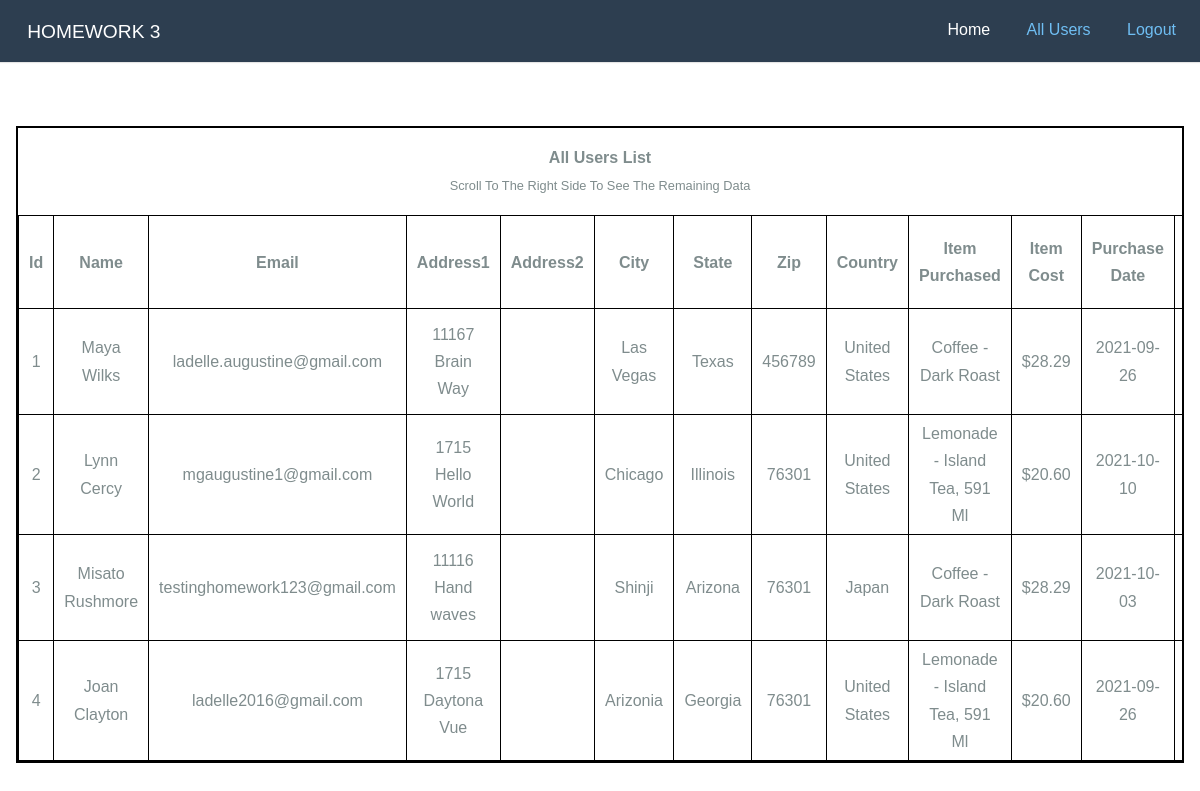
The app's page /tables.php (signed in) with its own data.
### tables this page shows
CREATE TABLE `users` (
  `uid` int(11) NOT NULL,
  `roleID` int(11) NOT NULL DEFAULT 1,
  `username` varchar(512) NOT NULL,
  `password` varchar(512) NOT NULL,
  `token` varchar(512) DEFAULT NULL
);

CREATE TABLE `profiles` (
  `id` int(50) NOT NULL,
  `uid` int(11) NOT NULL,
  `first_name` varchar(40) NOT NULL,
  `last_name` varchar(40) NOT NULL,
  `email_address` varchar(64) NOT NULL,
  `address_one` varchar(80) NOT NULL,
  `address_two` varchar(80) NOT NULL,
  `city` varchar(40) NOT NULL,
  `state` varchar(50) NOT NULL,
  `zip` int(10) NOT NULL,
  `country` varchar(80) NOT NULL
);

CREATE TABLE `products` (
  `pid` int(11) NOT NULL,
  `product_name` varchar(60) NOT NULL,
  `sku` varchar(50) NOT NULL,
  `price` varchar(50) NOT NULL
);

CREATE TABLE `purchased_info` (
  `id` int(11) NOT NULL,
  `uid` int(11) NOT NULL,
  `pid` int(11) NOT NULL,
  `purchase_date` date NOT NULL,
  `serial_number` varchar(30) NOT NULL,
  `used_for` varchar(40) NOT NULL,
  `op_sys` varchar(40) NOT NULL,
  `comments` text NOT NULL
);

### lib/connection.php (called while the page is built, shortened)
<?php
class Connection{
    protected $db;
    protected $table;
    public function __construct(){
        $this->db = new mysqli(DB_HOST,DB_USER,DB_PASS,DB_NAME);
    }
    public function get($where = array(),$wherekey=null,$limit = null){
        $sel = "SELECT * FROM ".$this->table." ";
        if(is_array($where)){
            $i = 0;
            foreach($where as $key => $value){
                $i++;
                if($i == 1){
                    $sel .= " WHERE ".$key." = '".$value."' ";
                }
                else{
                    $sel .= " AND ".$key." = '".$value."'";
                }
            }
        }
        if($limit != null){
            $sel .= " ".$limit;
        }
        $qry = $this->db->query($sel);
        $rows = array();
        while($row = $qry->fetch_assoc()){
            $rows[] = $row;
        }
        return $rows;
    }
}

### lib/user.php (called while the page is built, shortened)
<?php
$user = new User();

### lib/profile.php (called while the page is built, shortened)
<?php
$profile = new Profile();

### lib/product.php (called while the page is built, shortened)
<?php
$product = new Product();

### lib/purchase.php (called while the page is built, shortened)
<?php
$purchase = new Purchase();

### auth.php (called while the page is built, shortened)
<?php
if(isset($_SESSION['user'])){
    $us_id = $_SESSION['user'];
    $us = $user->get(['uid'=>$us_id]);
}
else{
    $error['email'] = 'Login Required To Access This Page';
    header('location:login.php');
}

### tables.php (the view, shortened to what this page needs)
<?php
    include('header.php');
    include('auth.php');
    if($udata['roleID'] == 2 || $udata['roleID'] == 3){
        if($udata['roleID'] == 2){
            $users = $user->get(['roleID'=>1],'','order by uid desc');
        }
        else{
            $users = $user->get([],'','order by uid desc');
        }
    }
    else{
        header('location:edit.php');
    }
?>
<div class="">
    <div class="content">
		<div class="container" style="max-width:inherit !important;padding:0;width:100%;overflow-y: scroll;">
            <p style="text-align:center;"><b>All Users List</b><br>
            <small>Scroll To The Right Side To See The Remaining Data</small>
        </p>
            <table class="" style="width:100%;overflow:scroll;">
                <thead>
                    <tr>
                        <th>Id</th>
                        <th>Name</th>
                        <th>Email</th>
                        <th>Address1</th>
                        <th>Address2</th>
                        <th>City</th>
                        <th>State</th>
                        <th>Zip</th>
                        <th>Country</th>
                        <th>Item Purchased</th>
                        <th>Item Cost</td>
                        <th>Purchase Date</th>
                        <th>Serial No</th>
                    </tr>
                </thead>
                <tbody>
                    <?php
                        if(count($users)){
                            $i = 0;
                            foreach($users as $usd){
                                $prf = $profile->get(['uid'=>$usd['uid']]);
                                $itm = $purchase->get(['uid'=>$usd['uid']]);
                                if($itm){
                                    $prd = $product->get(['pid'=>$itm[0]['pid']]);
                                }
                    ?>
                    <tr>
                        <td><?php echo ++$i; ?></td>
                        <td>
                            <?php
                                if($prf){
                                    echo $prf[0]['first_name'].' '.$prf[0]['last_name'];
                                }
                            ?>
                        </td>
                        <td>
                            <?php echo $usd['username']; ?>
                        </td>
                        <td>
                            <?php if($prf){
                                echo $prf[0]['address_one'];
                            } ?>
                        </td>
                        <td>
                        </td>
                        <td>
                            <?php if($prf){
                                echo $prf[0]['city'];
                            } ?>
                        </td>
                        <td>
                            <?php if($prf){
                                echo $prf[0]['state'];
                            } ?>
                        </td>
                        <td>
                            <?php if($prf){
                                echo $prf[0]['zip'];
                            } ?>
                        </td>
                        <td>
                            <?php if($prf){
                                echo $prf[0]['country'];
                            } ?>
                        </td>
                        <td>
                            <?php
                                if($prd){
                                    echo $prd[0]['product_name'];
                                }
                            ?>
                        </td>
                        <td>
                            <?php
                                if($prd){
                                    echo $prd[0]['price'];
                                }
                            ?>
                        </td>
                        <td>
                            <?php
                                if($itm){
                                    echo $itm[0]['purchase_date'];
                                }
                            ?>
                        </td>
                        <td>
                        </td>
                    </tr>
                    <?php
                            }
                        }
                    ?>
                </tbody>
            </table>
        </div>
    </div>
</div>
<?php
include('footer.php');
?>

### header.php (shortened to what this page needs)
<!doctype html>
<html lang="en">
<head>
    <link rel="stylesheet" href="pure.css">
    <link rel="stylesheet" href="responsive.css">
    <link rel="stylesheet" href="https://netdna.bootstrapcdn.com/font-awesome/4.0.3/css/font-awesome.css">
	<link rel="stylesheet" href="https://cdnjs.cloudflare.com/ajax/libs/font-awesome/4.7.0/css/font-awesome.min.css">
    <link rel="stylesheet" href="style1.css">
    <link rel ="stylesheet" href="style3.css">
</head>
<body>
<div class="header">
    <div class="home-menu pure-menu pure-menu-horizontal pure-menu-fixed">
        <a class="pure-menu-heading" href="">Homework 3</a>
        <ul class="pure-menu-list">
            <li class="pure-menu-item pure-menu-selected">
                <a href="index.php" class="pure-menu-link">Home</a></li>
                <?php
                    if(isset($_SESSION['user'])){
                        if($_SESSION['roleID'] == 2 || $_SESSION['roleID'] == 3){
                ?>
                    <li class="pure-menu-item"><a href="tables.php" class="pure-menu-link">All Users</a></li>
                    <?php
                        }
                    ?>
                    <li class="pure-menu-item"><a href="logout.php" class="pure-menu-link">Logout</a></li>
                <?php
                    }
                    else{
                ?>
                    <li class="pure-menu-item"><a href="reg.php" class="pure-menu-link">Registration</a></li>
                    <li class="pure-menu-item"><a href="login.php" class="pure-menu-link">Login</a></li>
                <?php
                    }
                ?>
        </ul>
    </div>
</div>

### footer.php
</body>
</html>

### pure.css (style rules this page uses)
html { line-height: 1.15; -webkit-text-size-adjust: 100% }
body { margin: 0 }
a { background-color: transparent }
b, strong { font-weight: bolder }
small { font-size: 80% }
html { font-family: sans-serif }
.pure-menu { -webkit-box-sizing: border-box; box-sizing: border-box }
.pure-menu-fixed { position: fixed; left: 0; top: 0; z-index: 3 }
.pure-menu-item, .pure-menu-list { position: relative }
.pure-menu-list { list-style: none; margin: 0; padding: 0 }
.pure-menu-item { padding: 0; margin: 0; height: 100% }
.pure-menu-heading, .pure-menu-link { display: block; text-decoration: none; white-space: nowrap }
.pure-menu-horizontal { width: 100%; white-space: nowrap }
.pure-menu-horizontal .pure-menu-list { display: inline-block }
.pure-menu-horizontal .pure-menu-heading, .pure-menu-horizontal .pure-menu-item, .pure-menu-horizontal .pure-menu-separator { display: inline-block; vertical-align: middle }
.pure-menu-heading { text-transform: uppercase; color: #565d64 }
.pure-menu-link { color: #777 }
.pure-menu-heading, .pure-menu-link { padding: .5em 1em }
.pure-menu-selected>.pure-menu-link, .pure-menu-selected>.pure-menu-link:visited { color: #000 }

### style1.css (style rules this page uses)
.container { margin-top: 110px !important; margin-bottom: 20px !important; max-width: 775px !important; }
table ,td, th { word-wrap:break-word; border: 1px solid black; text-align:center; padding:5px 10px; border-spacing: 1% 4em; }
table { border: 0px solid black; border-collapse: collapse; border-spacing:75px; }
.container { margin:auto; border:2px solid black; box-sizing: border-box; justify-content:center; align-items: center; max-width:700px; width:95%; padding:4px 25px; }

### style3.css (style rules this page uses)
* { -webkit-box-sizing: border-box; -moz-box-sizing: border-box; box-sizing: border-box; }
body { line-height: 1.7em; color: #7f8c8d; font-size: 13px; }
.home-menu { padding: 0.5em; text-align: center; box-shadow: 0 1px 1px rgba(0,0,0, 0.10); }
.home-menu { background: #2d3e50; }
.pure-menu.pure-menu-fixed { border-bottom: none; z-index: 4; }
.home-menu .pure-menu-heading { color: white; font-weight: 400; font-size: 120%; }
.home-menu .pure-menu-selected a { color: white !important; }
.home-menu a { color: #6FBEF3; }
.content { padding: 1em 1em 3em; }
@media (min-width: 48em) { body { font-size: 16px; } }
@media (min-width: 48em) { .home-menu { text-align: left; } }
@media (min-width: 48em) { .home-menu ul { float: right; } }

### records on screen
users: profiles.first_name "Maya", profiles.last_name "Wilks", username "ladelle.augustine@gmail.com", profiles.address_one "11167 Brain Way", profiles.city "Las Vegas", profiles.state "Texas", profiles.zip "456789", profiles.country "United States", products.product_name "Coffee - Dark Roast", products.price "$28.29", purchased_info.purchase_date "2021-09-26"
users: profiles.first_name "Lynn", profiles.last_name "Cercy", username "mgaugustine1@gmail.com", profiles.address_one "1715 Hello World", profiles.city "Chicago", profiles.state "Illinois", profiles.zip "76301", profiles.country "United States", products.product_name "Lemonade - Island Tea, 591 Ml", products.price "$20.60", purchased_info.purchase_date "2021-10-10"
users: profiles.first_name "Misato", profiles.last_name "Rushmore", username "testinghomework123@gmail.com", profiles.address_one "11116 Hand waves", profiles.city "Shinji", profiles.state "Arizona", profiles.zip "76301", profiles.country "Japan", products.product_name "Coffee - Dark Roast", products.price "$28.29", purchased_info.purchase_date "2021-10-03"
users: profiles.first_name "Joan", profiles.last_name "Clayton", username "ladelle2016@gmail.com", profiles.address_one "1715 Daytona Vue", profiles.city "Arizonia", profiles.state "Georgia", profiles.zip "76301", profiles.country "United States", products.product_name "Lemonade - Island Tea, 591 Ml", products.price "$20.60", purchased_info.purchase_date "2021-09-26"
